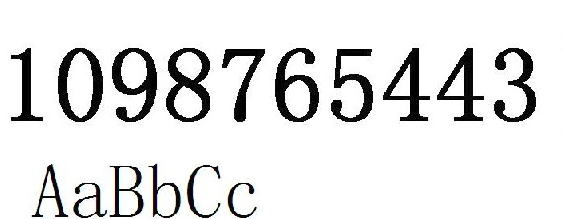
//> input picture charSpilt/2018-07-24 10-14-14屏幕截图.png, 563 x 219 px
$ ./charSpilt '2018-07-24 10-14-14屏幕截图.png'   (built with g++ and OpenCV 4)
//> lines starting //> are read from the running program, lines starting //| are printed output that depends on the picture; after the words box and inside, x2 and y2 are one past the last pixel; in counts of white or black regions, pixels touching at a corner belong together
// C++ source file
/***********************************************
# Copyright (c) 2018, Wuhan
# All rights reserved.
#
# @Filename: charSpilt.cpp
# @Version：V1.0
# @Author: Frank Liu - frankliu624@gmail.com
# @Description: ---
# @Create Time: 2018-07-24 10:04:03
# @Last Modified: 2018-07-24 10:04:03
***********************************************/
#include <opencv2/imgproc/imgproc.hpp>
#include <opencv2/highgui/highgui.hpp>
#include <iostream>
#include <stdio.h>

using namespace cv;
using namespace std;

int main(int argc, char* argv[])
{
    if(argc != 2)
    {
        cout << "Usage: ./charSpilt img" << endl;
        return -1;
    }
    Mat imgSrc = imread(argv[1], 1);
//> imgSrc is the input picture: 219 rows x 563 cols, CV_8UC3; mean B, G, R 225.5, 225.6, 225.5
    imshow("sourceImg", imgSrc);
    Mat img_gray;
    cvtColor(imgSrc, img_gray, CV_BGR2GRAY);
    threshold(img_gray, img_gray, 100, 255, CV_THRESH_BINARY_INV);
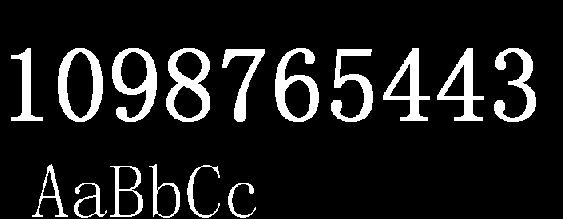
//> img_gray: 219 rows x 563 cols, CV_8UC1; 11.6% white; 16 white regions
    imshow("thresholdImg", img_gray);
    vector<vector<cv::Point> > contours;
    vector<Vec4i> hierarchy;
    findContours(img_gray, contours, hierarchy,
        CV_RETR_EXTERNAL, CV_CHAIN_APPROX_SIMPLE );
//> contours = 16 contours; largest, box (x1, y1, x2, y2) and area: (58, 48, 103, 122) 2622, (166, 48, 210, 122) 2533, (112, 48, 157, 122) 2058, (275, 48, 319, 122) 1996, (383, 48, 430, 121) 1366
    Mat img1;
    Mat img2;
    Mat img3;
    Mat img4;
    Mat img5;


    for(int i=0; i<contours.size();i++)
    {
        Rect rect = boundingRect(Mat(contours[i]));
        rectangle(imgSrc, rect.tl(), rect.br(),Scalar(255,0,0));
        Mat roi = imgSrc(rect);
        switch(i)
        {
        case 1:
            roi.convertTo(img1, roi.type());
        case 4:
            roi.convertTo(img2, roi.type());
        case 5:
            roi.convertTo(img3, roi.type());
        case 7:
            roi.convertTo(img4, roi.type());
        case 8:
            roi.convertTo(img5, roi.type());

        }
    }
//> this loop made 16 passes
//> rect on passes 1 to 12: Rect(228, 183, 28, 35), Rect(74, 183, 33, 35), Rect(110, 166, 33, 51), Rect(187, 165, 33, 53), Rect(149, 164, 31, 54), Rect(32, 164, 36, 53), Rect(331, 49, 42, 73), Rect(222, 49, 43, 73), Rect(494, 48, 42, 74), Rect(437, 48, 47, 73), Rect(383, 48, 47, 73), Rect(275, 48, 44, 74)
//> pass 1, `Mat roi = imgSrc(rect);`:
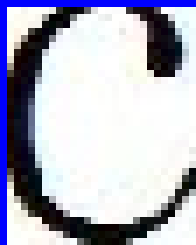
//> roi: 35 rows x 28 cols, CV_8UC3 (shown 7 times larger); mean B, G, R 196, 180, 178.9
//> after the loop:
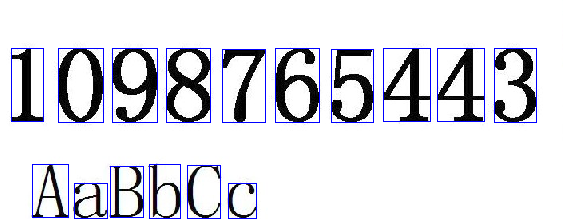
//> imgSrc: 219 rows x 563 cols, CV_8UC3; 2.66% of pixels changed, all inside (x1, y1, x2, y2) = (11, 48, 537, 219)
//> after the loop:
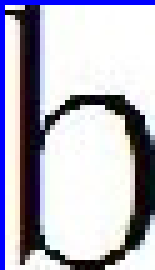
//> img2: 54 rows x 31 cols, CV_8UC3 (shown 5 times larger); mean B, G, R 192.9, 180.1, 181.8
//> after the loop:
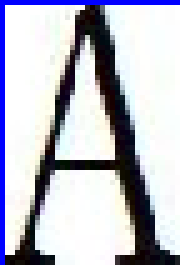
//> img3: 53 rows x 36 cols, CV_8UC3 (shown 5 times larger); mean B, G, R 199.9, 188.8, 187.9
//> after the loop:
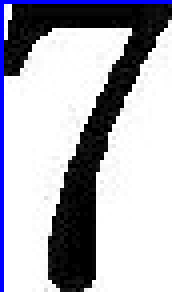
//> img4: 73 rows x 43 cols, CV_8UC3 (shown 4 times larger); mean B, G, R 183.7, 174.4, 174.4
//> after the loop:
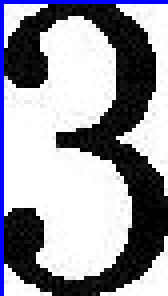
//> img5: 74 rows x 42 cols, CV_8UC3 (shown 4 times larger); mean B, G, R 161.7, 152.3, 152.3
    imshow("img1",img1);
    imshow("img2",img2);
    imshow("img3",img3);
    imshow("img4",img4);
    imshow("img5",img5);
    imshow("contoursImg", imgSrc);

    waitKey(0);
    return 0;
}
